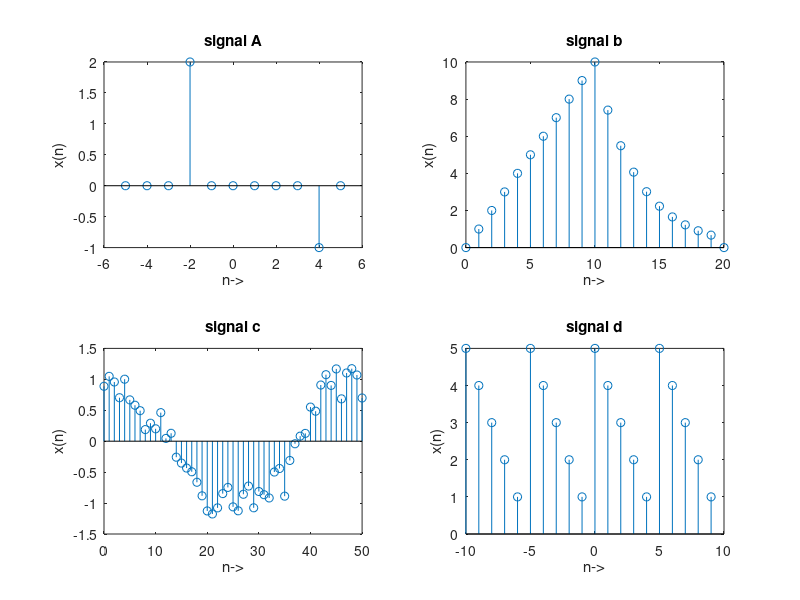

Recreate this plot in MATLAB.
clc; clear all; close all;
% signal a
n=-5:5;
d1=(n==-2);
d2=(n==4);
x=2*d1-d2;
subplot(2,2,1);
stem(n,x);xlabel('n->');ylabel('x(n)');title('signal A');

n=0:20;
u1=(n>=0);
u2=(n>=10);
u3=(n>=20);
x=n.*(u1-u2)+10*exp(-0.3*(n-10)).*(u2-u3);
subplot(2,2,2)
stem(n,x);xlabel('n->');ylabel('x(n)');title('signal b');

n=0:50;
x=cos(0.04*pi*n)+0.2*randn(size(n));
subplot(2,2,3)
stem(n,x);xlabel('n->');ylabel('x(n)');title('signal c');

n=-10:9;
x=[5,4,3,2,1]
x4=x;
for i=1:3
    x4=[x4,x];
end
subplot(2,2,4)
stem(n,x4);xlabel('n->');ylabel('x(n)');title('signal d');
